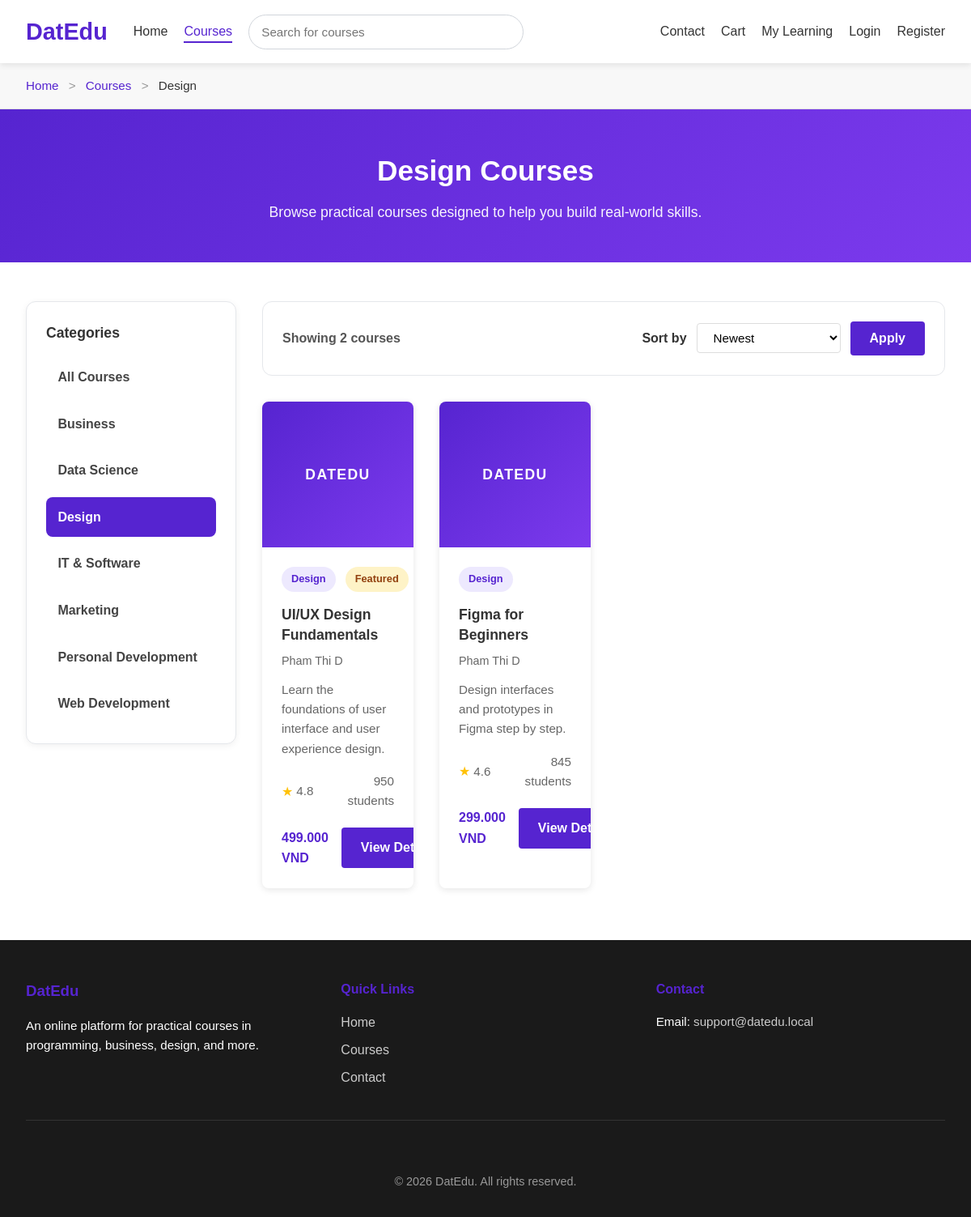
The page /public/courses.php?category=design on the database its author committed.
### tables this page shows
CREATE TABLE categories (
    category_id INT AUTO_INCREMENT PRIMARY KEY,
    parent_id INT NULL,
    name VARCHAR(100) NOT NULL,
    slug VARCHAR(120) NOT NULL,
    description TEXT NULL,
    created_at DATETIME NOT NULL DEFAULT CURRENT_TIMESTAMP,
    CONSTRAINT uq_categories_slug UNIQUE (slug),
    CONSTRAINT fk_categories_parent
        FOREIGN KEY (parent_id)
        REFERENCES categories(category_id)
        ON DELETE SET NULL
        ON UPDATE CASCADE
);

CREATE TABLE courses (
    course_id INT AUTO_INCREMENT PRIMARY KEY,
    category_id INT NOT NULL,
    instructor_id INT NOT NULL,
    title VARCHAR(200) NOT NULL,
    slug VARCHAR(220) NOT NULL,
    short_description VARCHAR(255) NOT NULL,
    description TEXT NULL,
    thumbnail VARCHAR(255) NULL,
    price DECIMAL(10,2) NOT NULL DEFAULT 0.00,
    level ENUM('Beginner', 'Intermediate', 'Advanced', 'All Levels') NOT NULL DEFAULT 'Beginner',
    duration_hours DECIMAL(5,2) NOT NULL DEFAULT 0.00,
    language VARCHAR(50) NOT NULL DEFAULT 'English',
    rating DECIMAL(2,1) NOT NULL DEFAULT 0.0,
    total_students INT NOT NULL DEFAULT 0,
    is_featured TINYINT(1) NOT NULL DEFAULT 0,
    status ENUM('draft', 'published') NOT NULL DEFAULT 'published',
    created_at DATETIME NOT NULL DEFAULT CURRENT_TIMESTAMP,
    updated_at DATETIME NULL DEFAULT NULL ON UPDATE CURRENT_TIMESTAMP,
    CONSTRAINT uq_courses_slug UNIQUE (slug),
    CONSTRAINT fk_courses_category
        FOREIGN KEY (category_id)
        REFERENCES categories(category_id)
        ON DELETE RESTRICT
        ON UPDATE CASCADE,
    CONSTRAINT fk_courses_instructor
        FOREIGN KEY (instructor_id)
        REFERENCES instructors(instructor_id)
        ON DELETE RESTRICT
        ON UPDATE CASCADE
);

CREATE TABLE instructors (
    instructor_id INT AUTO_INCREMENT PRIMARY KEY,
    full_name VARCHAR(100) NOT NULL,
    email VARCHAR(150) NULL,
    bio TEXT NULL,
    expertise VARCHAR(150) NULL,
    avatar VARCHAR(255) NULL,
    created_at DATETIME NOT NULL DEFAULT CURRENT_TIMESTAMP
);

### public/courses.php (called while the page is built, shortened)
<?php
require_once '../config/database.php';
require_once '../app/models/Category.php';
require_once '../app/models/Course.php';
require_once '../app/helpers/url.php';
$categorySlug = isset($_GET['category']) ? trim((string) $_GET['category']) : null;
$categorySlug = $categorySlug !== '' ? $categorySlug : null;
$allowedSorts = [
    'newest',
    'price_asc',
    'price_desc',
    'rating_desc',
    'title_asc',
    'popular',
];
$sort = isset($_GET['sort']) ? trim((string) $_GET['sort']) : 'newest';
$sort = in_array($sort, $allowedSorts, true) ? $sort : 'newest';
$page = isset($_GET['page']) ? (int) $_GET['page'] : 1;
$page = $page >= 1 ? $page : 1;
$limit = 8;
$categories = [];
$selectedCategory = null;
$courses = [];
$coursesError = '';
try {
    $pdo = getPDO();
    $categoryModel = new Category($pdo);
    $courseModel = new Course($pdo);
    $categories = $categoryModel->getAllCategories();
    if ($categorySlug !== null) {
        $selectedCategory = $categoryModel->getCategoryBySlug($categorySlug);
    }
    if ($coursesError === '') {
        $effectiveCategorySlug = $selectedCategory !== null ? $categorySlug : null;
        $totalCourses = $courseModel->countCourses($effectiveCategorySlug);
        $courses = $courseModel->getCourses($effectiveCategorySlug, $sort, $page, $limit);
    }
} catch (Throwable $exception) {
    $coursesError = 'We could not load courses right now.';
    error_log('DatEdu courses page error: ' . $exception->getMessage());
}
require_once '../app/views/pages/courses.view.php';
?>

### app/models/Category.php (called while the page is built)
<?php
class Category
{
    private PDO $pdo;
    public function __construct(PDO $pdo)
    {
        $this->pdo = $pdo;
    }
    public function getAllCategories(): array
    {
        $sql = "SELECT * FROM categories ORDER BY name ASC";
        $statement = $this->pdo->query($sql);
        return $statement->fetchAll();
    }
    public function getCategoryBySlug(string $slug): ?array
    {
        $sql = "SELECT * FROM categories WHERE slug = :slug LIMIT 1";
        $statement = $this->pdo->prepare($sql);
        $statement->execute(['slug' => $slug]);
        $category = $statement->fetch();
        return $category ?: null;
    }
}
?>

### app/models/Course.php (called while the page is built, shortened)
<?php
class Course
{
    private PDO $pdo;
    public function __construct(PDO $pdo)
    {
        $this->pdo = $pdo;
    }
    public function getCourses(?string $categorySlug = null, string $sort = 'newest', int $page = 1, int $limit = 8): array
    {
        $page = max(1, (int) $page);
        $limit = (int) $this->normalizeLimit($limit, 8);
        $offset = (int) (($page - 1) * $limit);
        $sortMap = [
            'newest' => 'c.created_at DESC',
            'price_asc' => 'c.price ASC',
            'price_desc' => 'c.price DESC',
            'rating_desc' => 'c.rating DESC',
            'title_asc' => 'c.title ASC',
            'popular' => 'c.total_students DESC',
        ];
        $orderBy = $sortMap[$sort] ?? $sortMap['newest'];
        $sql = "
            SELECT
                c.course_id,
                c.title,
                c.slug,
                c.short_description,
                c.thumbnail,
                c.price,
                c.level,
                c.duration_hours,
                c.language,
                c.rating,
                c.total_students,
                c.is_featured,
                c.created_at,
                cat.name AS category_name,
                cat.slug AS category_slug,
                i.full_name AS instructor_name
            FROM courses c
            INNER JOIN categories cat ON c.category_id = cat.category_id
            INNER JOIN instructors i ON c.instructor_id = i.instructor_id
            WHERE c.status = :status
        ";
        $params = ['status' => 'published'];
        if ($categorySlug !== null && $categorySlug !== '') {
            $sql .= " AND cat.slug = :category_slug";
            $params['category_slug'] = $categorySlug;
        }
        $sql .= " ORDER BY {$orderBy} LIMIT :limit OFFSET :offset";
        $statement = $this->pdo->prepare($sql);
        foreach ($params as $key => $value) {
            $statement->bindValue(':' . $key, $value);
        }
        $statement->bindValue(':limit', $limit, PDO::PARAM_INT);
        $statement->bindValue(':offset', $offset, PDO::PARAM_INT);
        $statement->execute();
        return $statement->fetchAll();
    }
    public function countCourses(?string $categorySlug = null): int
    {
        $sql = "
            SELECT COUNT(*) AS total_courses
            FROM courses c
            INNER JOIN categories cat ON c.category_id = cat.category_id
            WHERE c.status = :status
        ";
        $params = ['status' => 'published'];
        if ($categorySlug !== null && $categorySlug !== '') {
            $sql .= " AND cat.slug = :category_slug";
            $params['category_slug'] = $categorySlug;
        }
        $statement = $this->pdo->prepare($sql);
        foreach ($params as $key => $value) {
            $statement->bindValue(':' . $key, $value);
        }
        $statement->execute();
        return (int) $statement->fetchColumn();
    }
    private function normalizeLimit(int $limit, int $default = 8): int
    {
        return min($limit, 50);
    }
}
?>

### app/helpers/url.php (called while the page is built, shortened)
<?php
function base_url($path = '')
{
    $base = BASE_URL;
    if ($path !== '') {
        $path = ltrim($path, '/');
        $base = rtrim($base, '/') . '/' . $path;
    }
    return $base;
}
?>

### app/views/pages/courses.view.php (the view, shortened to what this page needs)
<?php
$heading = $selectedCategory !== null ? $selectedCategory['name'] . ' Courses' : 'All Online Courses';
$courseCountOnPage = count($courses);
$buildCoursesUrl = function (array $overrides = []) use ($categorySlug, $sort, $page) {
    $params = [];
    if ($categorySlug !== null && $categorySlug !== '') {
        $params['category'] = $categorySlug;
    }
    if ($sort !== 'newest') {
        $params['sort'] = $sort;
    }
    if ($page > 1) {
        $params['page'] = $page;
    }
    foreach ($overrides as $key => $value) {
        if ($value === null || $value === '' || $value === false) {
            unset($params[$key]);
        } else {
            $params[$key] = $value;
        }
    }
    $query = http_build_query($params);
    return base_url('courses.php' . ($query !== '' ? '?' . $query : ''));
};
$sortOptions = [
    'newest' => 'Newest',
    'price_asc' => 'Price: Low to High',
    'price_desc' => 'Price: High to Low',
    'rating_desc' => 'Highest Rated',
    'title_asc' => 'Title A-Z',
    'popular' => 'Most Popular',
];
?>
<main class="main-content">
    <?php require APP_PATH . '/views/partials/breadcrumb.php'; ?>
    <section class="page-header">
        <div class="page-header-container">
            <h1><?php echo htmlspecialchars($heading); ?></h1>
            <p>Browse practical courses designed to help you build real-world skills.</p>
        </div>
    </section>
    <section class="courses-catalog-section">
        <div class="courses-container">
            <div class="courses-catalog-layout">
                <aside class="courses-sidebar">
                    <div class="sidebar-card">
                        <h2 class="sidebar-title">Categories</h2>
                        <ul class="category-filter-list">
                            <li>
                                <a
                                    href="<?php echo $buildCoursesUrl(['category' => null, 'page' => null]); ?>"
                                    class="category-filter-link <?php echo $selectedCategory === null ? 'active' : ''; ?>"
                                >
                                    All Courses
                                </a>
                            </li>
                            <?php foreach ($categories as $category): ?>
                                <li>
                                    <a
                                        href="<?php echo $buildCoursesUrl(['category' => $category['slug'], 'page' => null]); ?>"
                                        class="category-filter-link <?php echo $selectedCategory !== null && $selectedCategory['slug'] === $category['slug'] ? 'active' : ''; ?>"
                                    >
                                        <?php echo htmlspecialchars($category['name']); ?>
                                    </a>
                                </li>
                            <?php endforeach; ?>
                        </ul>
                    </div>
                </aside>
                <div class="courses-main-area">
                    <section class="courses-toolbar courses-toolbar-panel">
                        <div class="toolbar-container">
                            <div class="courses-toolbar-content">
                                <p class="courses-count-text">Showing <?php echo $courseCountOnPage; ?> courses</p>
                                <form method="get" action="<?php echo base_url('courses.php'); ?>" class="courses-sort-form">
                                    <label for="sort" class="sort-label">Sort by</label>
                                    <select name="sort" id="sort" class="filter-select">
                                        <?php foreach ($sortOptions as $sortValue => $sortLabel): ?>
                                            <option value="<?php echo htmlspecialchars($sortValue); ?>" <?php echo $sort === $sortValue ? 'selected' : ''; ?>>
                                                <?php echo htmlspecialchars($sortLabel); ?>
                                            </option>
                                        <?php endforeach; ?>
                                    </select>
                                    <button type="submit" class="btn btn-secondary sort-submit-btn">Apply</button>
                                </form>
                            </div>
                        </div>
                    </section>
                    <?php if (!empty($courses)): ?>
                        <div class="courses-grid">
                            <?php foreach ($courses as $course): ?>
                                <?php require APP_PATH . '/views/partials/course-card.php'; ?>
                            <?php endforeach; ?>
                        </div>
                    <?php elseif ($coursesError === ''): ?>
                        <div class="courses-message courses-message-empty">
                            No courses found.
                        </div>
                    <?php endif; ?>
                </div>
            </div>
        </div>
    </section>
</main>

### app/views/partials/course-card.php
<?php
$thumbnailPath = isset($course['thumbnail']) ? trim((string) $course['thumbnail']) : '';
$thumbnailPublicPath = ROOT_PATH . '/public/images/' . ltrim($thumbnailPath, '/');
$hasThumbnail = $thumbnailPath !== '' && file_exists($thumbnailPublicPath);
$priceText = number_format((float) ($course['price'] ?? 0), 0, ',', '.') . ' VND';
?>
<article class="course-card">
    <div class="course-thumbnail">
        <?php if ($hasThumbnail): ?>
            <img
                src="<?php echo htmlspecialchars(asset('images/' . ltrim($thumbnailPath, '/'))); ?>"
                alt="<?php echo htmlspecialchars($course['title'] ?? 'Course thumbnail'); ?>"
                class="course-thumbnail-image"
            >
        <?php else: ?>
            <div class="thumbnail-placeholder">
                <span class="placeholder-text">DatEdu</span>
            </div>
        <?php endif; ?>
    </div>
    <div class="course-info">
        <div class="course-card-top">
            <span class="course-category-badge"><?php echo htmlspecialchars($course['category_name'] ?? 'Course'); ?></span>
            <?php if (!empty($course['is_featured'])): ?>
                <span class="course-featured-badge">Featured</span>
            <?php endif; ?>
        </div>
        <h4 class="course-title"><?php echo htmlspecialchars($course['title'] ?? 'Untitled Course'); ?></h4>
        <p class="course-instructor"><?php echo htmlspecialchars($course['instructor_name'] ?? 'DatEdu Instructor'); ?></p>
        <p class="course-description-text"><?php echo htmlspecialchars($course['short_description'] ?? 'Course description coming soon.'); ?></p>
        <div class="course-meta">
            <div class="rating">
                <span class="stars">&#9733;</span>
                <span class="rating-value"><?php echo htmlspecialchars((string) ($course['rating'] ?? '0.0')); ?></span>
            </div>
            <span class="course-students"><?php echo number_format((int) ($course['total_students'] ?? 0)); ?> students</span>
        </div>
        <div class="course-footer">
            <span class="price"><?php echo htmlspecialchars($priceText); ?></span>
            <a href="<?php echo base_url('course-detail.php?slug=' . urlencode($course['slug'] ?? '')); ?>" class="btn btn-secondary course-card-link">View Details</a>
        </div>
    </div>
</article>

### rows shown on the page
categories: name "Design Courses", name "Design"
categories: name "Business"
categories: name "Data Science"
categories: name "IT & Software"
categories: name "Marketing"
categories: name "Personal Development"
categories: name "Web Development"
courses: shows "DATEDU", category.name "Design", is_featured "Featured", title "UI/UX Design Fundamentals", instructor.full_name "Pham Thi D", short_description "Learn the foundations of user interface and user experience design.", rating "4.8", total_students "950", price "499.000 VND"
courses: shows "DATEDU", category.name "Design", title "Figma for Beginners", instructor.full_name "Pham Thi D", short_description "Design interfaces and prototypes in Figma step by step.", rating "4.6", total_students "845", price "299.000 VND"

### other values the page prints
APP_NAME "DatEdu"
$item['label'] "Home"
$item['label'] "Courses"
$item['label'] "Design"
$courseCountOnPage "2"
form field sort "Newest"
